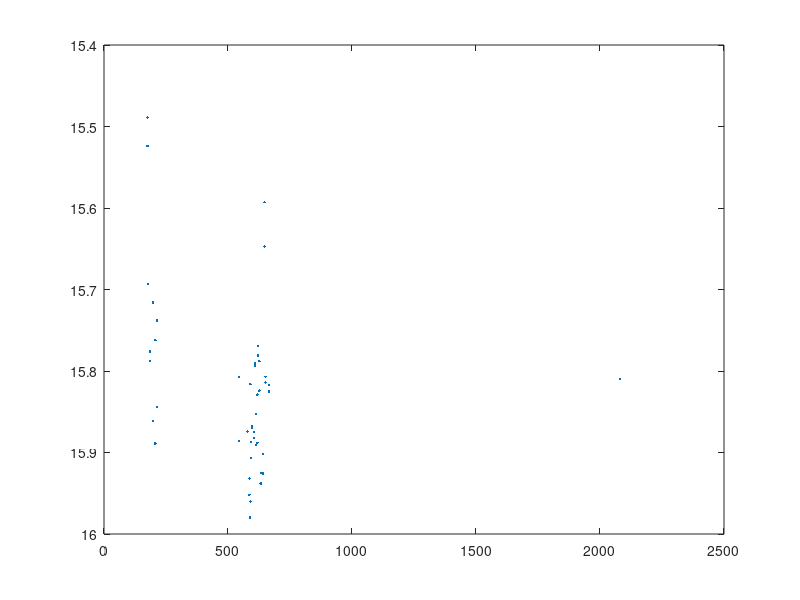
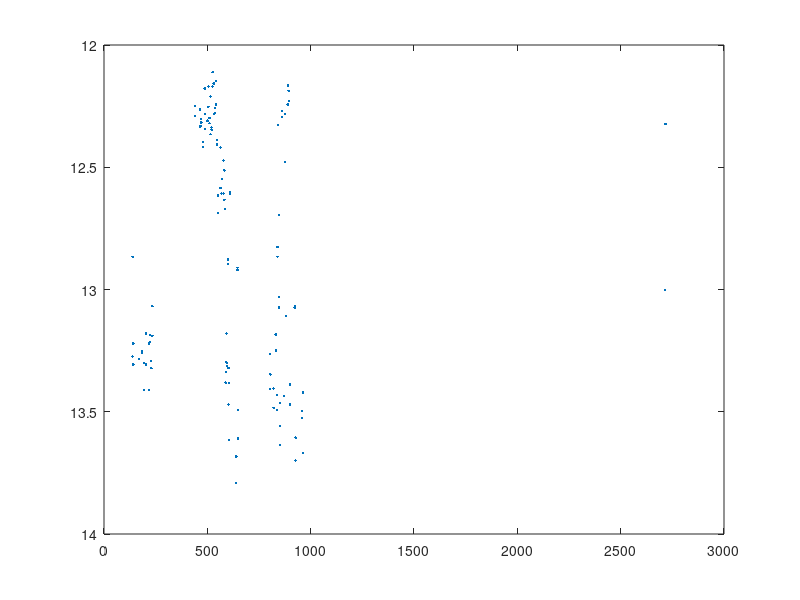

Write MATLAB code to recreate these figures, in order. (Note: this script raises an error after producing the figures.)
%%
%All Fits below performed with each other fit commented out. Each begins
%with reading in and then plotting the data. Choosing which data to fit is
%done using idx command and observing plot of data. Curve-fitting tool then
%used to fit the data with a gaussian. Each B data is the y-valued
%magnitudes which include a factor of -n where n is some number multipled
%by -1 for normalization to fit a gaussian to. 

%%
%First Fit: CV6
CV6 = importdata('PTFS1117an_CV6_L3.dat', ' ',21) %Read-in data
A = CV6.data(:,5);
B = CV6.data(:,6);

plot(A,B,'.') %Plot 
set(gca, 'YDir','reverse')
ylim([14,17])
title('PTFS1117an Magnitude Data')
xlabel('Epoch (JD)')
ylabel('Magnitude')

%Grab range of data points at peak of third apparent nova (~928)
idx = find((A)>919.4);
out = A(idx);
%Fitting Gaussian to 7 data point segment of third peak
A3 = CV6.data(109:115,5);
B3 = (CV6.data(109:115,6)-16.5)*-1;
C3 = CV6.data(109:115,7);

%Grab range of data points at peak of second apparent nova (~550)
idx = find(A>547.4);
out = A(idx);
%Fitting Gaussian to 5 data point segment of second peak
A2 = CV6.data(76:80,5);
B2 = (CV6.data(76:80,6)-17)*-1;
C2 = CV6.data(76:80,7);


%Grabbing baseline data points to estimate base-luminosity
idx = find(A>506.4);
out = A(idx);
Q = CV6.data(58:63,6)
Base = mean(Q)
UncBase = sqrt(sum((Q-Base).^2)/(length(Q)-1))

%%
%Second Fit: CV4
CV4 = importdata('PTFS1115am_CV4_L3.dat', ' ',21) %Read-in data
A = CV4.data(:,5);
B = CV4.data(:,6);

plot(A,B,'.') %Plot 
set(gca, 'YDir','reverse')

%Grab range of data points at peak of second apparent nova (~1534)
idx = find((A)>1532);
out = A(idx);
%Fitting Gaussian to 7 data point segment of third peak
A3 = CV4.data(434:440,5);
B3 = ((CV4.data(434:440,6))-12.65)*-1;
C3 = CV4.data(434:440,7);

%Grab range of data points at peak of third apparent nova (~2000)
idx = find(A>1996);
out = A(idx);
%Fitting Gaussian to 5 data point segment of second peak
A2 = CV4.data(813:817,5);
B2 = (CV4.data(813:817,6)-16.25)*-1;
C2 = CV4.data(813:817,7);

%Grabbing baseline data points to estimate base-luminosity
idx = find(A>1960)
out = A(idx)
Q = CV4.data(757:762,6)
Base = mean(Q)
UncBase = sqrt(sum((Q-Base).^2)/(length(Q)-1))

%%
%Third Fit: CV3
CV3 = importdata('PTFS1110l_CV3_L2.dat', ' ',21) %Read-in data
A = CV3.data(:,5);
B = CV3.data(:,6);

plot(A,B,'.') %Plot 
set(gca, 'YDir','reverse')
%Grab range of data points at peak of second first nova (~400)
idx = find((A)>371);
out = A(idx);
%Fitting Gaussian to 5 data point segment of first peak
A3 = CV3.data(65:71,5);
B3 = ((CV3.data(65:71,6))-17.4)*-1;
C3 = CV3.data(65:71,7);


%Grab range of data points at peak of third apparent nova (~695)
idx = find(A>686);
out = A(idx);
%Fitting Gaussian to 5 data point segment of second peak
A2 = CV3.data(91:98,5);
B2 = (CV3.data(91:98,6)-17.2)*-1;
C2 = CV3.data(91:98,7);

%Grabbing baseline data points to estimate base-luminosity
idx = find(A>447);
out = A(idx);
Q = CV3.data(71:80,6)
Base = mean(Q)
UncBase = sqrt(sum((Q-Base).^2)/(length(Q)-1))

%%
%Fourth Fit: DN2
DN7 = importdata('PTFS1122ah_DN2.dat', ' ',21) %Read-in data
A = DN7.data(:,5);
B = DN7.data(:,6);

plot(A,B,'.') %Plot 
set(gca, 'YDir','reverse')

%Grab range of data points at peak of first apparent nova (~200)
idx = find((A)>194)
out = A(idx)
%Fitting Gaussian to 6 data point segment of first peak
A3 = DN7.data(3:8,5)
B3 = ((DN7.data(3:8,6))-18.3)*-1
C3 = DN7.data(3:8,7)


%Grab range of data points at peak of second apparent nova (~600)
idx = find(A>597)
out = A(idx)
%Fitting Gaussian to 6 data point segment of second peak
A2 = DN7.data(10:15,5);
B2 = (DN7.data(10:15,6)-18.04)*-1;
C2 = DN7.data(10:15,7);

%Grabbing baseline data points to estimate base-luminosity
idx = find(A>620)
out = A(idx)
Q = DN7.data(16:19,6)
Base = mean(Q)
UncBase = sqrt(sum((Q-Base).^2)/(length(Q)-1))

%%
%Fifth Fit: DN3
DN3 = importdata('PTFS1423f_DN3.dat', ' ',21) %Read-in data
A = DN3.data(:,5);
B = DN3.data(:,6);

plot(A,B,'.') %Plot 
set(gca, 'YDir','reverse')

%Grab range of data points at peak of first apparent nova (~200)
idx = find((A)>175)
out = A(idx)
%Fitting Gaussian to 5 data point segment of first peak
A3 = DN3.data(1:5,5);
B3 = ((DN3.data(1:5,6))-15.75)*-1;
C3 = DN3.data(1:5,7);


%Grab range of data points at peak of second apparent nova (~600)
idx = find(A>641);
out = A(idx);
%Fitting Gaussian to 5 data point segment of second peak
A2 = DN3.data(39:43,5);
B2 = (DN3.data(39:43,6)-15.91)*-1;
C2 = DN3.data(39:43,7);

%Grabbing baseline data points to estimate base-luminosity
idx = find(A>586)
out = A(idx)
Q = DN3.data(15:21,6)
Base = mean(Q)
UncBase = sqrt(sum((Q-Base).^2)/(length(Q)-1))

%%
%Sixth Fit: DN4
figure(2)
DN4 = importdata('PTFS1502z_DN4.dat', ' ',21) %Read-in data
A = DN4.data(:,5);
B = DN4.data(:,6);

plot(A,B,'.') %Plot 
set(gca, 'YDir','reverse')
ylim([15,21])
title('PTFS1502z Magnitude Data')
xlabel('Epoch (JD)')
ylabel('Magnitude')

%Grab range of data points at peak of first apparent nova (~1620)
idx = find((A)>1622)
out = A(idx)
%Fitting Gaussian to 7 data point segment of first peak
A3 = DN4.data(35:43,5);
B3 = ((DN4.data(35:43,6))-19.4)*-1;
C3 = DN4.data(35:43,7);


%Grab range of data points at peak of second apparent nova (~1770)
idx = find(A>1763)
out = A(idx)
%Fitting Gaussian to 6 data point segment of second peak
A2 = DN4.data(141:146,5);
B2 = (DN4.data(141:146,6)-19.7)*-1;
C2 = DN4.data(141:146,7);

%Grabbing baseline data points to estimate base-luminosity
idx = find(A>1715)
out = A(idx)
Q = DN4.data(108:115,6)
Base = mean(Q)
UncBase = sqrt(sum((Q-Base).^2)/(length(Q)-1))

%%
%Seven Fit: DN7
DN7 = importdata('PTFS1707e_DN7.dat', ' ',21) %Read-in data
A = DN7.data(:,5);
B = DN7.data(:,6);

plot(A,B,'.') %Plot 
set(gca, 'YDir','reverse')
%Grab range of data points at peak of first apparent nova (~2260)
idx = find((A)>2237);
idx2 = 5:64;
out = B(idx2);
%Fitting Gaussian to 4 data point segment of first peak
A3 = DN7.data([19,21,23,25],5);
B3 = ((DN7.data([19,21,23,25],6))-15.68)*-1;
C3 = DN7.data([19,21,23,25],7);


%Grab range of data points at peak of second apparent nova (~2515)
idx = find(A>2510);
idx2 = 27:39;
out = A(idx);
out = B(idx2);
%Fitting Gaussian to 4 data point segment of second peak
A2 = DN7.data([32,34,36,38],5);
B2 = (DN7.data([32,34,36,38],6)-15.83)*-1;
C2 = DN7.data([32,34,36,38],7);

%Grabbing baseline data points to estimate base-luminosity
idx = find(A>2589)
out = A(idx)
idx2 = 51:64
out = B(idx2)
Q = DN7.data([51,53,55,57,59,61,63],6)
Base = mean(Q)
UncBase = sqrt(sum((Q-Base).^2)/(length(Q)-1))
%%
%Eigth Fit: DN5
DN5 = importdata('PTFS1516bg_DN5.dat', ' ',21) %Read-in data
A = DN5.data(:,5);
B = DN5.data(:,6);

plot(A,B,'.') %Plot 
set(gca, 'YDir','reverse')
Grab range of data points at peak of first apparent nova (~650)
idx = find((A)>640);
out = A(idx);
%Fitting Gaussian to 6 data point segment of first peak
A3 = DN5.data(78:83,5);
B3 = ((DN5.data(78:83,6))-13.8)*-1;
C3 = DN5.data(78:83,7);


%Grab range of data points at peak of second apparent nova (~875)
idx = find(A>839)
out = A(idx)
%Fitting Gaussian to 4 data point segment of second peak
A2 = DN5.data(93:96,5);
B2 = (DN5.data(93:96,6)-12.88)*-1;
C2 = DN5.data(93:96,7);

%Grabbing baseline data points to estimate base-luminosity
idx = find(A>2589)
out = A(idx)
idx2 = 51:64
out = B(idx2)
Q = DN5.data(75:79,6)
Base = mean(Q)
UncBase = sqrt(sum((Q-Base).^2)/(length(Q)-1))

%%
%Linear fit plot data
T = [389.5,473.1,142,258,464,285,378.6]
sigT = [5.5,4.36,1.05,7.21,0.47,5.01,0.312]
m = [2.943,0.453,3.936,2.75,5.49,4.84,2.439]
sigm = [0.315,0.087,0.373,1.64,1.5,0.64,0.162]